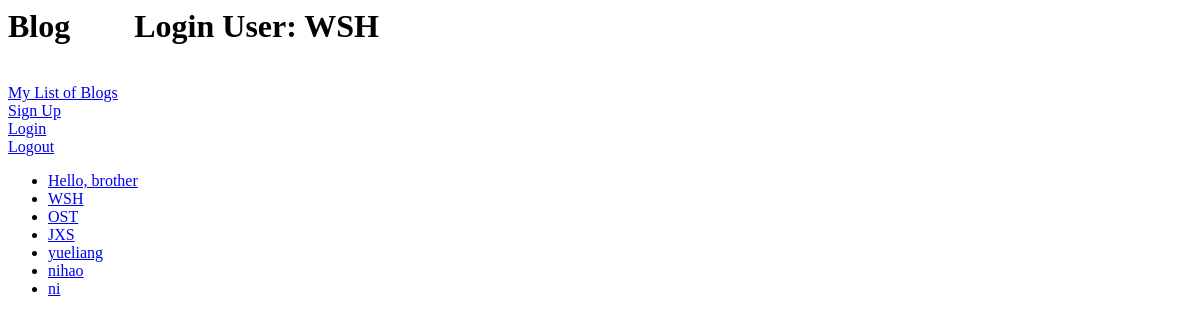
Before: /blog/ (signed in) with the older database file.
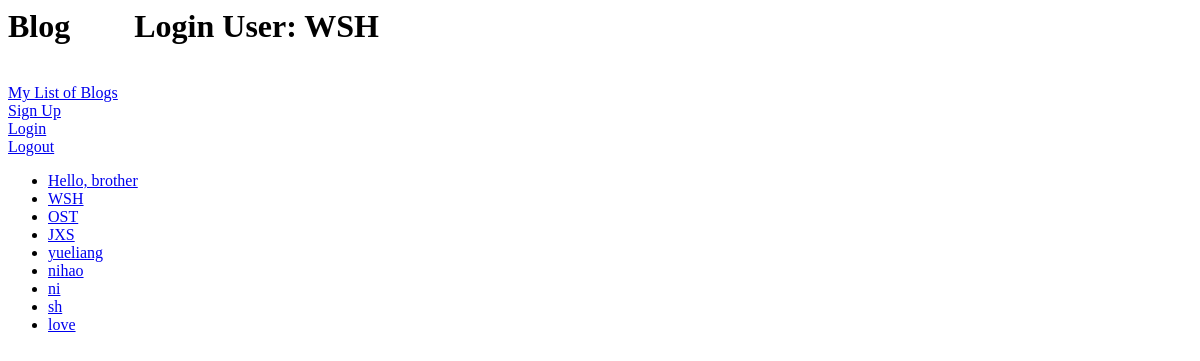
After: the same page with the newer database file.
### blog/models.py (models this page shows, shortened)
class Blog(models.Model):
	usr=models.ForeignKey(User)
	name=models.CharField(max_length=50)

### blog/views.py (the view)
def index(request):
	user_name=request.user.username
	user_id=request.user.id
	blog_list = Blog.objects.all()
	context={'blog_list':blog_list,'user_id':user_id,'user_name':user_name}
	return render(request, 'blog/index.html', context)

### blog/templates/blog/index.html
{% if user_name %}
<h1> Blog  &nbsp;&nbsp;&nbsp;&nbsp;&nbsp;&nbsp;&nbsp;Login User: {{user_name}}</h1><br>
{% else %}
<h1> Blog </h1><br>
{% endif %}
<a href="{% url 'blog:blog_list' %}">My List of Blogs</a><br>
<a href = "{% url 'blog:sign_up' %}"> Sign Up </a> <br>
<a href = "{% url 'blog:login' %}"> Login </a> <br>
<a href = "{% url 'blog:logout' %}"> Logout </a> <br>
{%  if blog_list %}
	<ul>
	{% for blog in blog_list %}
		<li><a href="{%  url 'blog:blog_pg' blog.id 0 %}">{{ blog.name }}</a></li>
	{% endfor %}
	</ul>
{% else %}
	<p>No posts are available</p>
{% endif %}

Changed rows visible on the page:
added Blog: name "sh"
added Blog: name "love"
